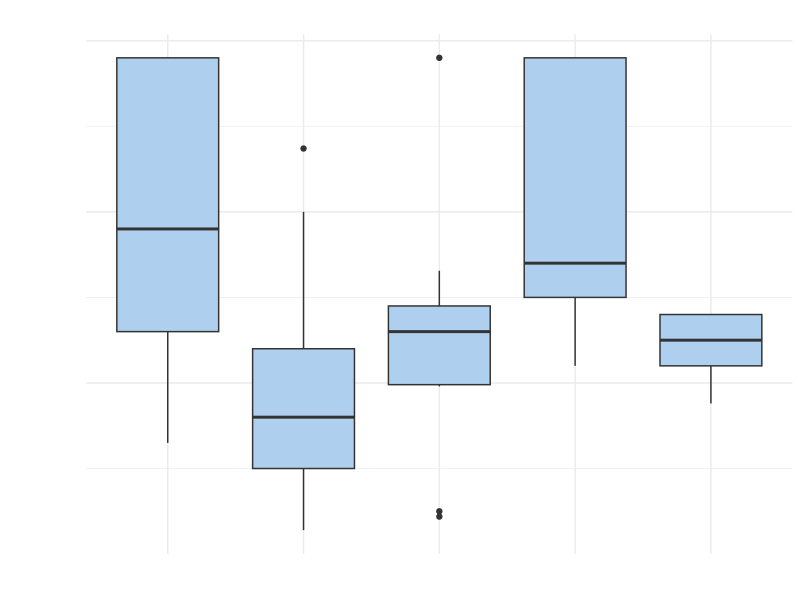
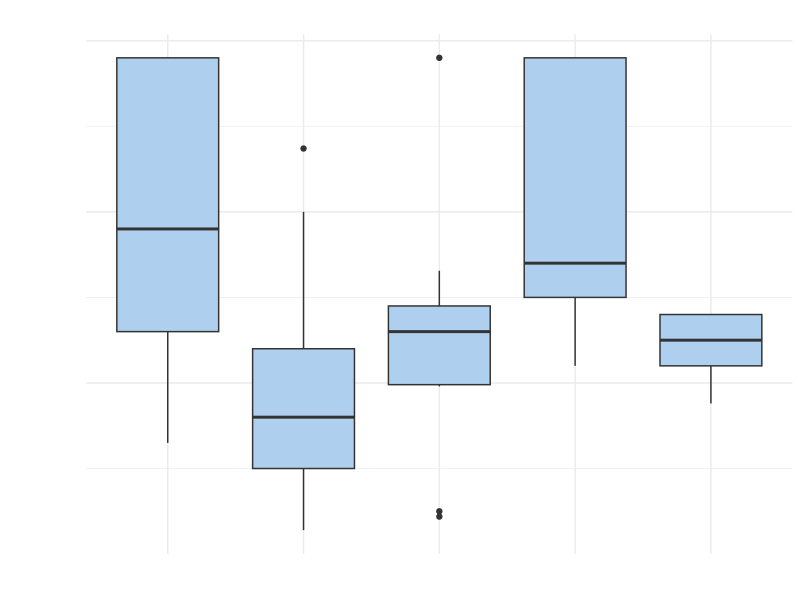

The R source for these figures, in order: (Note: this script raises an error after producing the figures.)
library(dplyr)
library(readxl)
crime_dt <- read_excel("Transnational_Crime.xlsx", sheet = "Organs") %>% select(-Country)
library(ggplot2)
library(scales)

##### BOXPLOT PRICE OF ORGANS
price_plot <- ggplot(crime_dt, aes(x = Organ, y = Price)) +
  geom_boxplot(fill = "#aecfee") +
  scale_y_continuous(labels = label_dollar()) +
  labs(
    title = "Price of Organs",
    x = "Organ",
    y = "Price"
  ) +
  theme_minimal() +
  theme(plot.title = element_text(hjust = 0.5, size = 14, color = "white"),
        axis.title = element_text(color = "white"),
        axis.text = element_text(color = "white"))
price_plot
ggsave("price_plot.png", price_plot, width = 8, height = 6)


#### grafy
library(igraph)

###########
# krawedzie <- c(1, 2, 2, 3, 3, 4, 4, 1, 1, 3)
# graf <- make_graph(edges = krawedzie, directed = TRUE)
# plot(graf, vertex.color = "skyblue", vertex.size = 30, edge.arrow.size = 0.5,
#      vertex.label.color = "black", main = "Przykładowy graf")
###########

crime_dt2 <- read_excel("Transnational_Crime.xlsx", sheet = "Vendors vs Recipients")
crime_dt2 <- crime_dt2 %>% mutate(markup = Recipient_Paid-Vendor_Received)

edges <- data.frame(from = crime_dt2$Vendor_From, to = crime_dt2$Recipient_From)

g <- graph_from_data_frame(d = edges, directed = TRUE)

# Dodanie wartości markup jako atrybutu krawędzi
# E(g)$label <- crime_dt2$markup
# E(g)$label.cex <- 0.8
# E(g)$label.color <- "black"

x_coords <- c(4, 6, 2, 2, 4, 3, 5, 0, 0, 6, 1)
y_coords <- c(6, 5, 6, 1, 1, 4, 3, 4, 2, 2, 3)

custom_layout <- cbind(x_coords, y_coords)

plot(
  g,
  vertex.size = 33,
  vertex.label.cex = 0.7,
  vertex.label.color = "black",
  edge.arrow.size = 0.5,
  edge.color = "darkgrey",
  vertex.color = "lightblue",
  edge.loop.angle = pi/2,
  layout = custom_layout
  # edge.label = E(g)$label,
  # edge.label.cex = E(g)$label.cex,
  # edge.label.color = E(g)$label.color
)
title(main = "Kidney Crime Map", font.main = 1, cex.main = 1.5)


